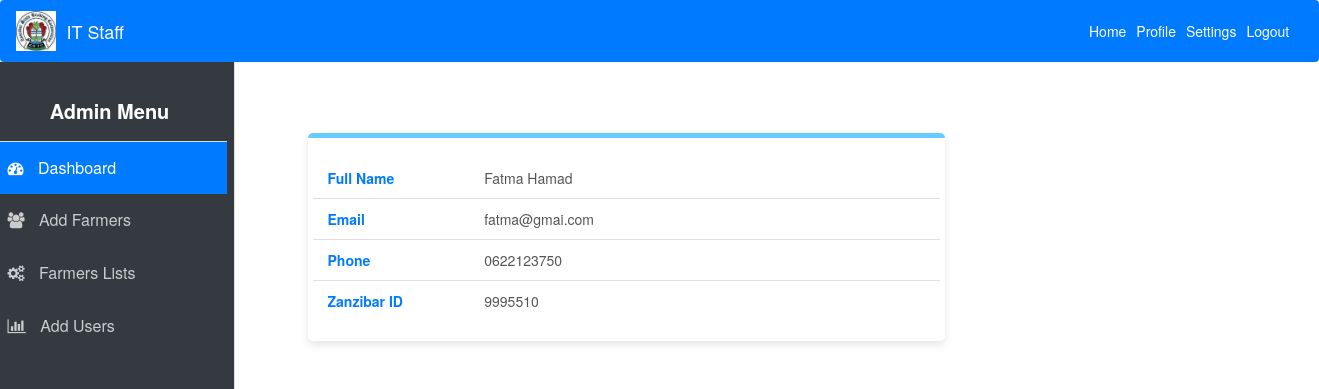
/pages/profile.php (signed in), run on the app's committed database.
### tables this page shows
CREATE TABLE `users` (
  `user_id` int(11) NOT NULL,
  `firstname` varchar(50) NOT NULL,
  `lastname` varchar(50) NOT NULL,
  `email` varchar(100) DEFAULT NULL,
  `password` varchar(255) NOT NULL,
  `phone` varchar(20) DEFAULT NULL,
  `zanzibar_id` varchar(50) DEFAULT NULL,
  `role_id` int(11) DEFAULT NULL
);

### pages/profile.php (the view, shortened to what this page needs)
<?php
include('../conn/config.php');
$itStaff_id = $_SESSION['user_id'];
$query = "SELECT firstname, lastname, email, phone, zanzibar_id FROM users WHERE user_id = '$itStaff_id'";
$result = mysqli_query($conn, $query);
if ($result && mysqli_num_rows($result) > 0) {
    $itStaff = mysqli_fetch_assoc($result);
} else {
    die("Failed to retrieve officer data: " . mysqli_error($conn));
}
?>
<!DOCTYPE html>
<html lang="en">
<head>
    <link href="https://maxcdn.bootstrapcdn.com/bootstrap/4.5.2/css/bootstrap.min.css" rel="stylesheet">
</head>
<body>
    <?php include('../pages/includes/navbar.php'); ?>
    <div class="row">
        <?php include('../pages/includes/sidebar.php'); ?>
        <section>
            <div class="section col-md-9">
                <div class="row">
                    <div class="col-lg-8">
                        <div class="user-info-card">
                            <div class="row">
                                <div class="col-sm-3">
                                    <p class="mb-0">Full Name</p>
                                </div>
                                <div class="col-sm-9">
                                <span><?php echo $itStaff['firstname']; ?></span>  <span><?php echo $itStaff['lastname']; ?></span>
                                </div>
                            </div>
                            <div class="row">
                                <div class="col-sm-3">
                                    <p class="mb-0">Email</p>
                                </div>
                                <div class="col-sm-9">
                                <span><?php echo $itStaff['email']; ?></span>
                                </div>
                            </div>
                            <div class="row">
                                <div class="col-sm-3">
                                    <p class="mb-0">Phone</p>
                                </div>
                                <div class="col-sm-9">
                                <span><?php echo $itStaff['phone']; ?></span>
                                </div>
                            </div>
                            <div class="row">
                                <div class="col-sm-3">
                                    <p class="mb-0">Zanzibar ID</p>
                                </div>
                                <div class="col-sm-9">
                                <span><?php echo $itStaff['zanzibar_id']; ?></span>
                                </div>
                            </div>
                        </div>
                    </div>
                </div>
            </div>
        </section>
    </div>
</body>
</html>

### pages/profile.php (style rules this page uses)
body { background-color: #f4f6f9; font-family: 'Arial', sans-serif; }
.section { margin-left: 300px; margin-top: 50px; }
.user-info-card { background-color: #fff; border-radius: 5px; box-shadow: 0 4px 8px rgba(0, 0, 0, 0.1); padding: 20px; margin-bottom: 20px; border-top: 5px solid #66ccff !important; }
.user-info-card .row { padding: 10px 0; border-bottom: 1px solid #e0e0e0; }
.user-info-card .row:last-child { border-bottom: none; }
.user-info-card .col-sm-3 { font-weight: 600; color: #007bff; }
.user-info-card .col-sm-9 { color: #555; }

### pages/includes/navbar.php (style rules this page uses)
body { background-color: #eff3f5; }

### data on the page
users: firstname "Fatma", lastname "Hamad", email "fatma@gmai.com", phone "0622123750", zanzibar "9995510"
